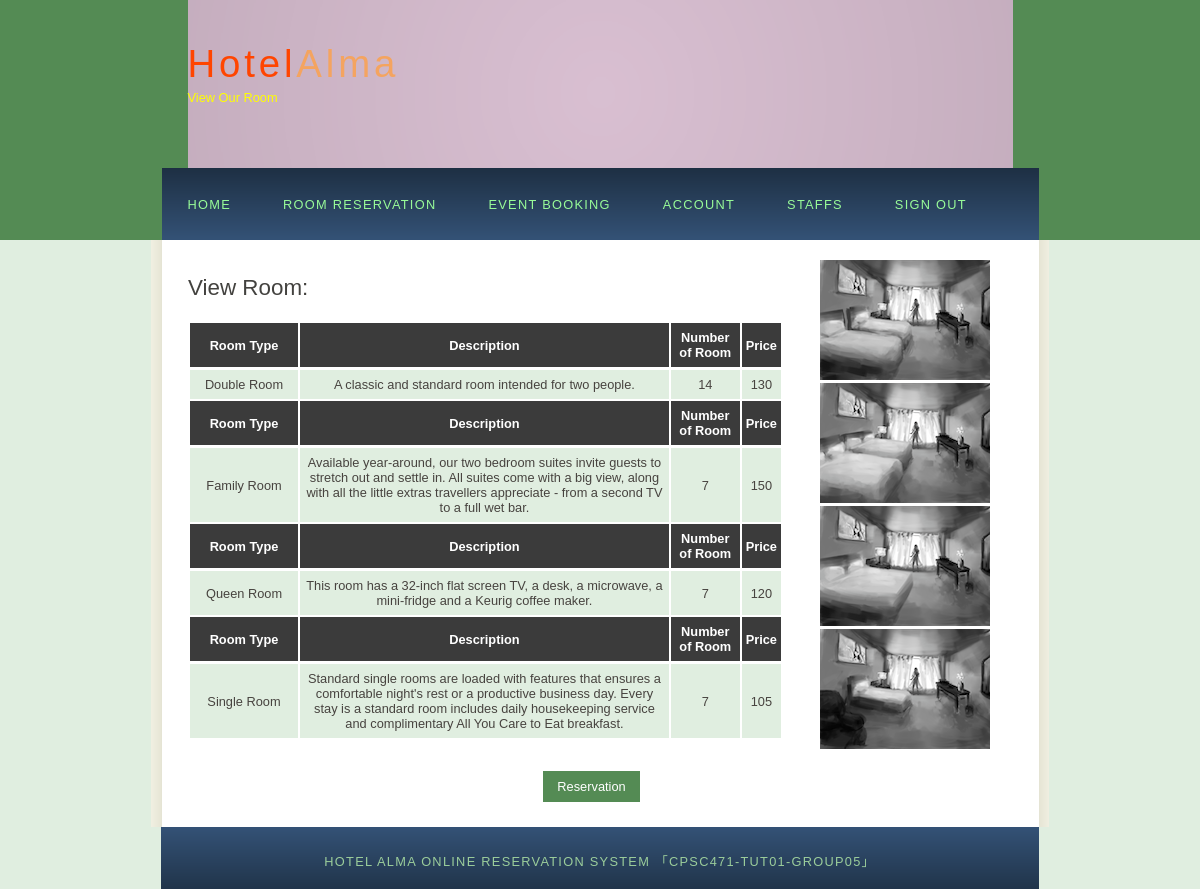
/roomreservation.php (signed in), run on the app's committed database.
### tables this page shows
CREATE TABLE `RoomType` (
	`Roomtype_name` varchar(45) NOT NULL,
	`Roomtype_CAD` int(20) NOT NULL,
	`Roomtype_roomID` int(11) NOT NULL,
	`Roomtype_number` int(12) NOT NULL,
	`Roomtype_des` varchar(256) NOT NULL
);

### roomreservation.php (the view, shortened to what this page needs)
<?php
	$con = dbConnect();
?>
<!DOCTYPE HTML>
<html>
<head>
  <link rel="stylesheet" type="text/css" href="style/style.css" title="style" />
</head>
<body>
  <div id="main">
    <div id="header">
      <div id="logo">
        <div id="logo_text">
          <h1><a href="index.php">Hotel<span class="logo_colour">Alma</span></a></h1>
          <h2>View Our Room</h2>
        </div>
      </div>
      <?php include 'menu.php'; ?>
    </div>
    <div id="site_content">
	<div class="sidebar">
        <?php
		echo "<img src='picture/double.png' />";
		echo "<img src='picture/family.png' />";
		echo "<img src='picture/queen.png' />";
		echo "<img src='picture/single.png' />";
        ?>
      </div>
      <div id="content">
        <h1>View Room:</h1>
		<?php
			if( !mysqli_connect_errno($con) )
			{
				$query = "SELECT * FROM RoomType";
				if( $res = mysqli_query($con,$query) )
				{
					if( mysqli_num_rows($res) > 0 )
					{
						echo "<table width='100%'>";
						while( $row = mysqli_fetch_array($res) )
						{
							echo "<tr><th style='width:100px; text-align:center' >Room Type</th>";
							echo "<th style='text-align:center'>Description</th>";
							echo "<th style='text-align:center'>Number of Room</th>";
							echo "<th style='text-align:center'>Price</tr>";
							echo "<td style='text-align:center'>{$row['Roomtype_name']}</td>";
							echo "<td style='text-align:center'>{$row['Roomtype_des']}</td>";
							echo "<td style='text-align:center'>{$row['Roomtype_number']}</td>";
							echo "<td style='text-align:center'>{$row['Roomtype_CAD']}</td>";
						}
						echo "</table>";
					}
				}
				else{
					echo "ERROR: could not execute $sql. " . mysqli_error($con);
				}
			}
		?>
		<form action="reservation.php" method="post" style='text-align:center'>
          <div class="form_settings">
            <p style="padding-top: 0px"><input class="submit" type="submit" name="reservation" value="Reservation" /></p>
          </div>
        </form>
      </div>
    </div>
    <div id="footer">
		Hotel Alma Online Reservation System 「CPSC471-TUT01-GROUP05」
    </div>
  </div>
</body>
</html>

### style/style.css (style rules this page uses)
html { height: 100%; }
* { margin: 0; padding: 0; }
body { font: normal .80em 'trebuchet ms', arial, sans-serif; background: #E0EEE0; color: #777; }
p { padding: 0 0 20px 0; line-height: 1.7em; }
img { border: 0; }
h1, h2, h3, h4, h5, h6 { font: normal 175% 'century gothic', arial, sans-serif; color: #43423F; margin: 0 0 15px 0; padding: 15px 0 5px 0; }
h2 { font: normal 175% 'century gothic', arial, sans-serif; color: #A4AA04; }
a, a:hover { outline: none; text-decoration: underline; color: #9BCD9B; }
#main, #logo, #menubar, #site_content, #footer { margin-left: auto; margin-right: auto; }
#header { background: #548B54; height: 240px; }
#logo { width: 825px; position: relative; height: 168px; background: #9ACD32 url(logo.png) no-repeat; }
#logo #logo_text { position: absolute; top: 20px; left: 0; }
#logo h1, #logo h2 { font: normal 300% 'century gothic', arial, sans-serif; border-bottom: 0; text-transform: none; margin: 0; }
#logo_text h1, #logo_text h1 a, #logo_text h1 a:hover { padding: 22px 0 0 0; color: #FF4500; letter-spacing: 0.1em; text-decoration: none; }
#logo_text h1 a .logo_colour { color: #F4A460; }
#logo_text h2 { font-size: 100%; padding: 4px 0 0 0; color: #FFFF00; }
#site_content { width: 837px; overflow: hidden; margin: 0 auto 0 auto; padding: 20px 24px 20px 37px; background: #FFF url(content.png) repeat-y; }
.sidebar { float: right; width: 190px; padding: 0 15px 20px 15px; }
#content { text-align: left; width: 595px; padding: 0; }
#footer { width: 878px; font: normal 100% 'lucida sans unicode', arial, sans-serif; height: 33px; padding: 24px 0 5px 0; text-align: center; background: #8B8970 url(footer.png) repeat-x; color: #9BCD9B; text-transform: uppercase; letter-spacing: 0.1em; }
.form_settings { margin: 15px 0 0 0; }
.form_settings p { padding: 0 0 4px 0; }
.form_settings input, .form_settings textarea { padding: 5px; width: 299px; font: 100% arial; border: 1px solid #E0EEE0; background: #FFF; color: #47433F; }
.form_settings .submit { font: 100% arial; border: 1px solid; width: 99px; margin: 0 0 0 212px; height: 33px; padding: 2px 0 3px 0; cursor: pointer; background: #548B54; color: #FFF; }
table { margin: 10px 0 30px 0; }
table tr th, table tr td { background: #3B3B3B; color: #FFF; padding: 7px 4px; text-align: left; }
table tr td { background: #E0EEE0; color: #47433F; border-top: 1px solid #FFF; }

### data on the page
roomtype: Roomtype_name "Double Room", Roomtype_des "A classic and standard room intended for two people.", Roomtype_number "14", Roomtype_CAD "130"
roomtype: Roomtype_name "Family Room", Roomtype_des "Available year-around, our two bedroom suites invite guests to stretch out and settle in. All suites come with a big view, along with all the little extras travellers appreciate - from a second TV to a full wet bar.", Roomtype_number "7", Roomtype_CAD "150"
roomtype: Roomtype_name "Queen Room", Roomtype_des "This room has a 32-inch flat screen TV, a desk, a microwave, a mini-fridge and a Keurig coffee maker.", Roomtype_number "7", Roomtype_CAD "120"
roomtype: Roomtype_name "Single Room", Roomtype_des "Standard single rooms are loaded with features that ensures a comfortable night's rest or a productive business day. Every stay is a standard room includes daily housekeeping service and complimentary All You Care to Eat breakfast.", Roomtype_number "7", Roomtype_CAD "105"
